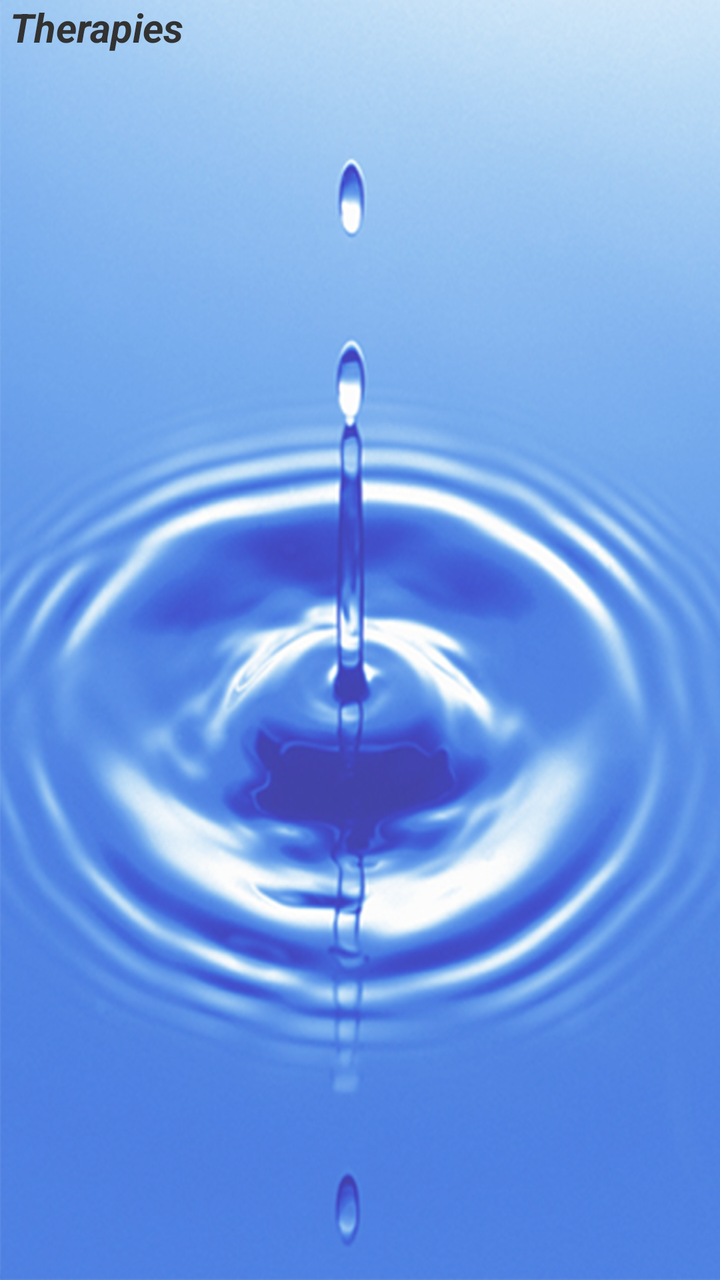
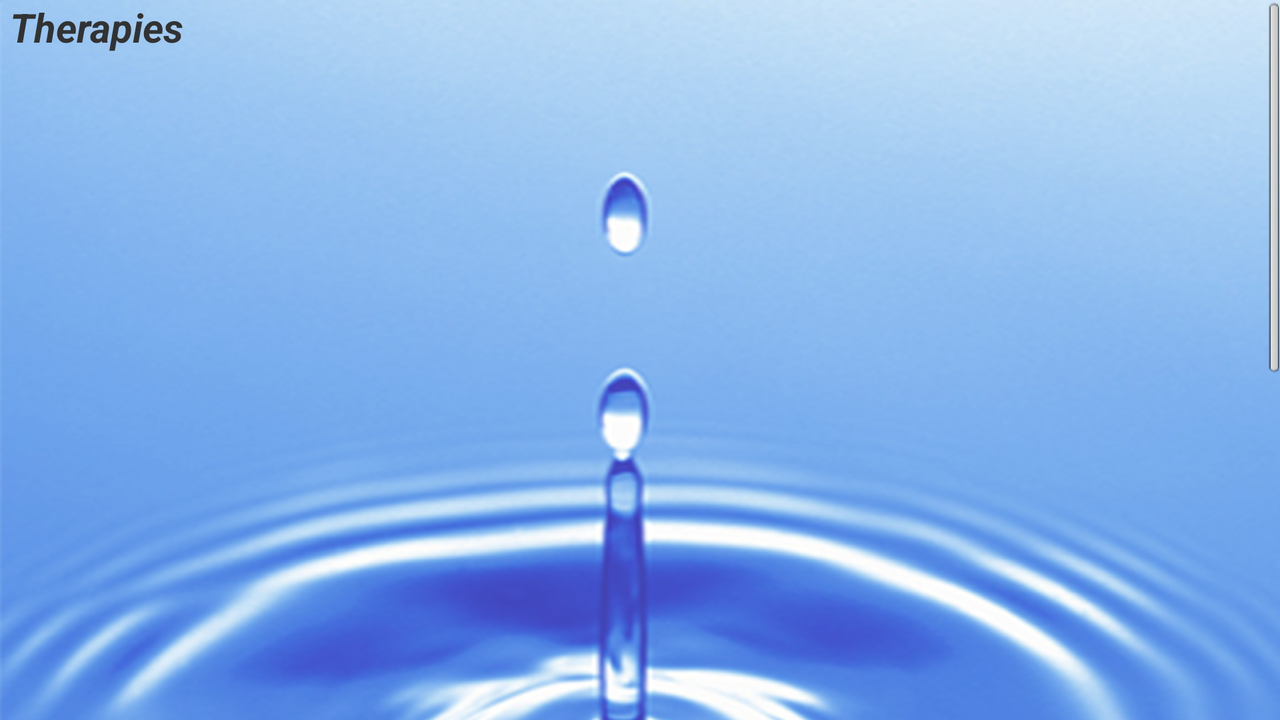

One screen, two layout resources from the same app: the default and the author's alternative for another configuration. Each is rendered where Android would select it; the XML of both is given below.
<!-- AndroidManifest.xml: application theme AppTheme -->
<!-- res/layout/therapies_activity.xml -->
<?xml version="1.0" encoding="utf-8"?>
<RelativeLayout xmlns:android="http://schemas.android.com/apk/res/android"
    android:layout_width="match_parent"
    android:layout_height="match_parent"
    android:orientation="vertical" 
    android:paddingLeft="5dp"
     android:background="@drawable/background">
<TextView
        android:id="@+id/activityTherapiesHeader"
        android:layout_width="match_parent"
        android:layout_height="wrap_content"
        android:text="@string/activityTherapiesHeader"
         style="@style/appheading"
         />

	 <TextView
        android:id="@+id/CrownEnergyCenter"
        android:layout_width="wrap_content"
        android:layout_height="wrap_content"
        android:layout_alignParentLeft="true"
        android:layout_below="@+id/activityTherapiesHeader"
        android:layout_marginTop="29dp"
        android:text="Crown Energy Center"
        android:textAppearance="?android:attr/textAppearanceLarge" 
        android:visibility="gone"
         style="@style/appheading" />
 <TextView
        android:id="@+id/CrownEnergyCenterTherapies"
        android:layout_width="wrap_content"
        android:layout_height="wrap_content"
        android:layout_alignParentLeft="true"
        android:layout_below="@+id/CrownEnergyCenter"
        android:visibility="gone"
         style="@style/apptext"
        />
        
  
   <TextView
        android:id="@+id/BrowEnergyCenter"
        android:layout_width="wrap_content"
        android:layout_height="wrap_content"
        android:layout_alignParentLeft="true"
        android:layout_below="@+id/CrownEnergyCenter"
        android:text="Brow Energy Center"
         android:visibility="gone"
         style="@style/appheading"
         />
       
 <TextView
        android:id="@+id/BrowEnergyCenterTherapies"
        android:layout_width="wrap_content"
        android:layout_height="wrap_content"
        android:layout_alignParentLeft="true"
        android:layout_below="@+id/BrowEnergyCenter"
        android:visibility="gone"
         style="@style/apptext"
        />
       
        <TextView
        android:id="@+id/ThroatEnergyCenter"
        android:layout_width="wrap_content"
        android:layout_height="wrap_content"
        android:layout_alignParentLeft="true"
        android:layout_below="@+id/BrowEnergyCenterTherapies"
        android:layout_marginTop="5dp"
        android:text="Throat Energy Center"
        android:visibility="gone"
     	 style="@style/appheading"
     	/>
       
        
<TextView
        android:id="@+id/ThroatEnergyCenterTherapies"
        android:layout_width="wrap_content"
        android:layout_height="wrap_content"
        android:layout_alignParentLeft="true"
        android:layout_below="@+id/ThroatEnergyCenter"
        android:visibility="gone"
         style="@style/apptext"
            />
 
    <TextView
        android:id="@+id/HeartEnergyCenter"
        android:layout_width="wrap_content"
        android:layout_height="wrap_content"
        android:layout_alignParentLeft="true"
        android:layout_below="@+id/ThroatEnergyCenterTherapies"
        android:layout_marginTop="5dp"
        android:text="Heart Energy Center"
        android:visibility="gone"
       style="@style/appheading"
        />
 
    <TextView
        android:id="@+id/HeartEnergyCenterTherapies"
        android:layout_width="wrap_content"
        android:layout_height="wrap_content"
        android:layout_alignParentLeft="true"
        android:layout_below="@+id/HeartEnergyCenter"
        android:visibility="gone"
     style="@style/apptext"
        />
     <TextView
        android:id="@+id/SolarPlexEnergyCenter"
        android:layout_width="wrap_content"
        android:layout_height="wrap_content"
        android:layout_alignParentLeft="true"
        android:layout_centerVertical="true"
        android:text="Solar Plex Energy Center"
        android:layout_marginTop="5dp"
        android:layout_below="@+id/HeartEnergyCenterTherapies"
        android:visibility="gone"
    	style="@style/appheading"
        />
     <TextView
        android:id="@+id/SolarPlexEnergyTherapies"
        android:layout_width="wrap_content"
        android:layout_height="wrap_content"
        android:layout_alignParentLeft="true"
        android:layout_below="@+id/SolarPlexEnergyCenter"
        android:visibility="gone"
         style="@style/apptext"
        />
    <TextView
        android:id="@+id/NavelEnergyCenter"
        android:layout_width="wrap_content"
        android:layout_height="wrap_content"
        android:layout_alignParentLeft="true"
        android:layout_below="@+id/SolarPlexEnergyTherapies"
        android:layout_marginTop="5dp"
        android:text="Navel Energy Center"
        android:visibility="gone"
        style="@style/appheading"
        />
      
<TextView
        android:id="@+id/NavelEnergyCenterTherapies"
        android:layout_width="wrap_content"
        android:layout_height="wrap_content"
        android:layout_alignParentLeft="true"
        android:layout_below="@+id/NavelEnergyCenter"
        android:visibility="gone"
         style="@style/apptext"
        />
       
    <TextView
        android:id="@+id/RootEnergyCenter"
        android:layout_width="wrap_content"
        android:layout_height="wrap_content"
        android:layout_alignParentLeft="true"
        android:text="Root Energy Center"
        android:layout_marginTop="5dp"
        android:layout_below="@+id/NavelEnergyCenterTherapies"
        android:visibility="gone"
        style="@style/appheading"
        />
      
<TextView
        android:id="@+id/RootEnergyCenterTherapies"
        android:layout_width="wrap_content"
        android:layout_height="wrap_content"
        android:layout_alignParentLeft="true"
        android:layout_below="@+id/RootEnergyCenter"
        android:visibility="gone"
         style="@style/apptext"
        />
      
 
     
</RelativeLayout>
<!-- resources referenced by this layout -->
<resources>
  <!-- drawable background: png bitmap (drawable-hdpi, 701035 bytes) -->
  <string name="activityTherapiesHeader">Therapies</string>
  <style name="appheading">
        <item name="android:textStyle">bold|italic</item>
        <item name="android:textSize">20sp</item>
        <item name="android:fontFamily">sans-serif</item>
        </style>
  <style name="apptext">
    		<item name="android:textSize">16sp</item> 
    		<item name="android:textColor">#FFFFFF</item>
    		<item name="android:fontFamily">serif</item>   
    </style>
  <style name="AppTheme" parent="AppBaseTheme">
          
      </style>
  <style name="AppBaseTheme" parent="android:Theme.Light">
          
      </style>
</resources>
<!-- res/layout-land/therapies_activity.xml (the author's variant of the layout above) -->
<!-- drawn on the phone turned sideways -->
<ScrollView xmlns:android="http://schemas.android.com/apk/res/android"
  android:layout_width="fill_parent"
        android:layout_height="fill_parent">
<RelativeLayout
    android:layout_width="fill_parent"
    android:layout_height="fill_parent"
    android:orientation="horizontal" 
    android:paddingLeft="5dp"
     android:background="@drawable/background">
<TextView
        android:id="@+id/activityTherapiesHeader"
        android:layout_width="match_parent"
        android:layout_height="wrap_content"
        android:text="@string/activityTherapiesHeader"
         style="@style/appheading"
         />

	 <TextView
        android:id="@+id/CrownEnergyCenter"
        android:layout_width="wrap_content"
        android:layout_height="wrap_content"
        android:layout_alignParentLeft="true"
        android:layout_below="@+id/activityTherapiesHeader"
        android:layout_marginTop="29dp"
        android:text="Crown Energy Center"
        android:textAppearance="?android:attr/textAppearanceLarge" 
        android:visibility="gone"
         style="@style/appheading" />
 <TextView
        android:id="@+id/CrownEnergyCenterTherapies"
        android:layout_width="wrap_content"
        android:layout_height="wrap_content"
        android:layout_alignParentLeft="true"
        android:layout_below="@+id/CrownEnergyCenter"
        android:visibility="gone"
         style="@style/apptext"
        />
        
  
   <TextView
        android:id="@+id/BrowEnergyCenter"
        android:layout_width="wrap_content"
        android:layout_height="wrap_content"
        android:layout_alignParentLeft="true"
        android:layout_below="@+id/CrownEnergyCenter"
        android:text="Brow Energy Center"
         android:visibility="gone"
         style="@style/appheading"
         />
       
 <TextView
        android:id="@+id/BrowEnergyCenterTherapies"
        android:layout_width="wrap_content"
        android:layout_height="wrap_content"
        android:layout_alignParentLeft="true"
        android:layout_below="@+id/BrowEnergyCenter"
        android:visibility="gone"
         style="@style/apptext"
        />
       
        <TextView
        android:id="@+id/ThroatEnergyCenter"
        android:layout_width="wrap_content"
        android:layout_height="wrap_content"
        android:layout_alignParentLeft="true"
        android:layout_below="@+id/BrowEnergyCenterTherapies"
        android:layout_marginTop="5dp"
        android:text="Throat Energy Center"
        android:visibility="gone"
     	 style="@style/appheading"
     	/>
       
        
<TextView
        android:id="@+id/ThroatEnergyCenterTherapies"
        android:layout_width="wrap_content"
        android:layout_height="wrap_content"
        android:layout_alignParentLeft="true"
        android:layout_below="@+id/ThroatEnergyCenter"
        android:visibility="gone"
         style="@style/apptext"
            />
 
    <TextView
        android:id="@+id/HeartEnergyCenter"
        android:layout_width="wrap_content"
        android:layout_height="wrap_content"
        android:layout_alignParentLeft="true"
        android:layout_below="@+id/ThroatEnergyCenterTherapies"
        android:layout_marginTop="5dp"
        android:text="Heart Energy Center"
        android:visibility="gone"
       style="@style/appheading"
        />
 
    <TextView
        android:id="@+id/HeartEnergyCenterTherapies"
        android:layout_width="wrap_content"
        android:layout_height="wrap_content"
        android:layout_alignParentLeft="true"
        android:layout_below="@+id/HeartEnergyCenter"
        android:visibility="gone"
     style="@style/apptext"
        />
     <TextView
        android:id="@+id/SolarPlexEnergyCenter"
        android:layout_width="wrap_content"
        android:layout_height="wrap_content"
        android:layout_alignParentLeft="true"
        android:layout_centerVertical="true"
        android:text="Solar Plex Energy Center"
        android:layout_marginTop="5dp"
        android:layout_below="@+id/HeartEnergyCenterTherapies"
        android:visibility="gone"
    	style="@style/appheading"
        />
     <TextView
        android:id="@+id/SolarPlexEnergyTherapies"
        android:layout_width="wrap_content"
        android:layout_height="wrap_content"
        android:layout_alignParentLeft="true"
        android:layout_below="@+id/SolarPlexEnergyCenter"
        android:visibility="gone"
         style="@style/apptext"
        />
    <TextView
        android:id="@+id/NavelEnergyCenter"
        android:layout_width="wrap_content"
        android:layout_height="wrap_content"
        android:layout_alignParentLeft="true"
        android:layout_below="@+id/SolarPlexEnergyTherapies"
        android:layout_marginTop="5dp"
        android:text="Navel Energy Center"
        android:visibility="gone"
        style="@style/appheading"
        />
      
<TextView
        android:id="@+id/NavelEnergyCenterTherapies"
        android:layout_width="wrap_content"
        android:layout_height="wrap_content"
        android:layout_alignParentLeft="true"
        android:layout_below="@+id/NavelEnergyCenter"
        android:visibility="gone"
         style="@style/apptext"
        />
       
    <TextView
        android:id="@+id/RootEnergyCenter"
        android:layout_width="wrap_content"
        android:layout_height="wrap_content"
        android:layout_alignParentLeft="true"
        android:text="Root Energy Center"
        android:layout_marginTop="5dp"
        android:layout_below="@+id/NavelEnergyCenterTherapies"
        android:visibility="gone"
        style="@style/appheading"
        />
      
<TextView
        android:id="@+id/RootEnergyCenterTherapies"
        android:layout_width="wrap_content"
        android:layout_height="wrap_content"
        android:layout_alignParentLeft="true"
        android:layout_below="@+id/RootEnergyCenter"
        android:visibility="gone"
         style="@style/apptext"
        />
      
 
     
</RelativeLayout>
</ScrollView>
